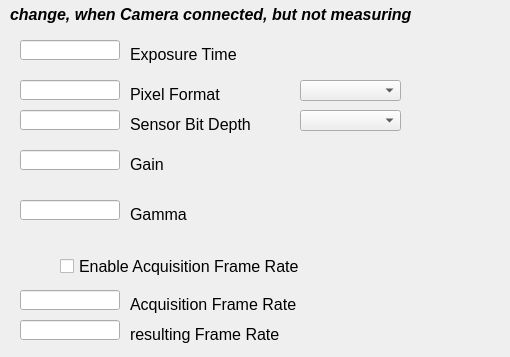
   <widget class="QWidget" name="tab_6">
    <attribute name="title">
     <string>PRO Camera Settings</string>
    </attribute>
    <widget class="caNumeric" name="canumeric_9">
     <property name="geometry">
      <rect>
       <x>300</x>
       <y>190</y>
       <width>91</width>
       <height>41</height>
      </rect>
     </property>
     <property name="integerDigits" stdset="0">
      <number>1</number>
     </property>
     <property name="decimalDigits" stdset="0">
      <number>2</number>
     </property>
     <property name="channel" stdset="0">
      <string notr="true">ARIDI-BLM01:CAM-GAMMA</string>
     </property>
     <property name="colorMode">
      <enum>caNumeric::Static</enum>
     </property>
     <property name="precisionMode">
      <enum>caNumeric::User</enum>
     </property>
     <property name="fixedFormat">
      <bool>true</bool>
     </property>
     <property name="maxValue">
      <double>4.000000000000000</double>
     </property>
     <property name="minValue">
      <double>0.000000000000000</double>
     </property>
    </widget>
    <widget class="caLabel" name="calabel_6">
     <property name="geometry">
      <rect>
       <x>130</x>
       <y>150</y>
       <width>91</width>
       <height>28</height>
      </rect>
     </property>
     <property name="font">
      <font>
       <pointsize>12</pointsize>
      </font>
     </property>
     <property name="text">
      <string>Gain </string>
     </property>
     <property name="scaledContents">
      <bool>false</bool>
     </property>
     <property name="alignment">
      <set>Qt::AlignLeading|Qt::AlignLeft|Qt::AlignVCenter</set>
     </property>
     <property name="fontScaleMode">
      <enum>ESimpleLabel::None</enum>
     </property>
    </widget>
    <widget class="caLineEdit" name="calineedit_9">
     <property name="geometry">
      <rect>
       <x>20</x>
       <y>200</y>
       <width>100</width>
       <height>20</height>
      </rect>
     </property>
     <property name="readOnly">
      <bool>true</bool>
     </property>
     <property name="channel" stdset="0">
      <string notr="true">ARIDI-BLM01:CAM-GAMMA</string>
     </property>
    </widget>
    <widget class="caToggleButton" name="catogglebutton_9">
     <property name="geometry">
      <rect>
       <x>60</x>
       <y>250</y>
       <width>281</width>
       <height>32</height>
      </rect>
     </property>
     <property name="font">
      <font>
       <pointsize>12</pointsize>
      </font>
     </property>
     <property name="text">
      <string>Enable Acquisition Frame Rate</string>
     </property>
     <property name="channel" stdset="0">
      <string notr="true">ARIDI-BLM01:CAM-EacqFR</string>
     </property>
     <property name="fontScaleMode" stdset="0">
      <enum>caToggleButton::None</enum>
     </property>
    </widget>
    <widget class="caLed" name="caled_9">
     <property name="geometry">
      <rect>
       <x>20</x>
       <y>250</y>
       <width>31</width>
       <height>32</height>
      </rect>
     </property>
     <property name="channel" stdset="0">
      <string notr="true">ARIDI-BLM01:CAM-EacqFR</string>
     </property>
    </widget>
    <widget class="caMenu" name="camenu_2">
     <property name="geometry">
      <rect>
       <x>300</x>
       <y>80</y>
       <width>101</width>
       <height>21</height>
      </rect>
     </property>
     <property name="editable">
      <bool>false</bool>
     </property>
     <property name="channel" stdset="0">
      <string notr="true">ARIDI-BLM01:CAM-Pformat</string>
     </property>
     <property name="channelMask" stdset="0">
      <string notr="true"/>
     </property>
     <property name="labelDisplay">
      <bool>false</bool>
     </property>
    </widget>
    <widget class="caNumeric" name="canumeric_6">
     <property name="geometry">
      <rect>
       <x>300</x>
       <y>140</y>
       <width>91</width>
       <height>41</height>
      </rect>
     </property>
     <property name="decimalDigits" stdset="0">
      <number>2</number>
     </property>
     <property name="digitsFontScaleEnabled">
      <bool>false</bool>
     </property>
     <property name="channel" stdset="0">
      <string notr="true">ARIDI-BLM01:CAM-GAIN</string>
     </property>
     <property name="precisionMode">
      <enum>caNumeric::User</enum>
     </property>
     <property name="fixedFormat">
      <bool>true</bool>
     </property>
     <property name="maxValue">
      <double>48.000000000000000</double>
     </property>
     <property name="minValue">
      <double>0.000000000000000</double>
     </property>
    </widget>
    <widget class="caLabel" name="calabel_7">
     <property name="geometry">
      <rect>
       <x>130</x>
       <y>200</y>
       <width>81</width>
       <height>28</height>
      </rect>
     </property>
     <property name="font">
      <font>
       <pointsize>12</pointsize>
      </font>
     </property>
     <property name="layoutDirection">
      <enum>Qt::LeftToRight</enum>
     </property>
     <property name="text">
      <string>Gamma</string>
     </property>
     <property name="textFormat">
      <enum>Qt::AutoText</enum>
     </property>
     <property name="alignment">
      <set>Qt::AlignLeading|Qt::AlignLeft|Qt::AlignVCenter</set>
     </property>
     <property name="fontScaleMode">
      <enum>ESimpleLabel::None</enum>
     </property>
    </widget>
    <widget class="caLineEdit" name="calineedit_4">
     <property name="geometry">
      <rect>
       <x>20</x>
       <y>110</y>
       <width>100</width>
       <height>20</height>
      </rect>
     </property>
     <property name="readOnly">
      <bool>true</bool>
     </property>
     <property name="channel" stdset="0">
      <string notr="true">ARIDI-BLM01:CAM-SenBitD</string>
     </property>
     <property name="framePresent" stdset="0">
      <bool>false</bool>
     </property>
     <property name="unitsEnabled">
      <bool>false</bool>
     </property>
    </widget>
    <widget class="caLabel" name="calabel_5">
     <property name="geometry">
      <rect>
       <x>130</x>
       <y>320</y>
       <width>241</width>
       <height>28</height>
      </rect>
     </property>
     <property name="font">
      <font>
       <pointsize>12</pointsize>
      </font>
     </property>
     <property name="text">
      <string>resulting Frame Rate </string>
     </property>
     <property name="alignment">
      <set>Qt::AlignLeading|Qt::AlignLeft|Qt::AlignVCenter</set>
     </property>
     <property name="fontScaleMode">
      <enum>ESimpleLabel::None</enum>
     </property>
    </widget>
    <widget class="caNumeric" name="canumeric_3">
     <property name="geometry">
      <rect>
       <x>370</x>
       <y>280</y>
       <width>121</width>
       <height>41</height>
      </rect>
     </property>
     <property name="integerDigits" stdset="0">
      <number>7</number>
     </property>
     <property name="channel" stdset="0">
      <string notr="true">ARIDI-BLM01:CAM-acqFR</string>
     </property>
     <property name="precisionMode">
      <enum>caNumeric::User</enum>
     </property>
     <property name="fixedFormat">
      <bool>true</bool>
     </property>
     <property name="maxValue">
      <double>1000000.000000000000000</double>
     </property>
     <property name="minValue">
      <double>0.000000000000000</double>
     </property>
    </widget>
    <widget class="caLabel" name="calabel_2">
     <property name="geometry">
      <rect>
       <x>130</x>
       <y>110</y>
       <width>161</width>
       <height>28</height>
      </rect>
     </property>
     <property name="font">
      <font>
       <pointsize>12</pointsize>
      </font>
     </property>
     <property name="text">
      <string>Sensor Bit Depth</string>
     </property>
     <property name="alignment">
      <set>Qt::AlignLeading|Qt::AlignLeft|Qt::AlignVCenter</set>
     </property>
     <property name="fontScaleMode">
      <enum>ESimpleLabel::None</enum>
     </property>
    </widget>
    <widget class="caLineEdit" name="calineedit_6">
     <property name="geometry">
      <rect>
       <x>20</x>
       <y>290</y>
       <width>100</width>
       <height>20</height>
      </rect>
     </property>
     <property name="readOnly">
      <bool>true</bool>
     </property>
     <property name="channel" stdset="0">
      <string notr="true">ARIDI-BLM01:CAM-acqFR</string>
     </property>
     <property name="framePresent" stdset="0">
      <bool>false</bool>
     </property>
     <property name="unitsEnabled">
      <bool>true</bool>
     </property>
    </widget>
    <widget class="caLineEdit" name="calineedit_5">
     <property name="geometry">
      <rect>
       <x>20</x>
       <y>80</y>
       <width>100</width>
       <height>20</height>
      </rect>
     </property>
     <property name="readOnly">
      <bool>true</bool>
     </property>
     <property name="channel" stdset="0">
      <string notr="true">ARIDI-BLM01:CAM-Pformat</string>
     </property>
     <property name="framePresent" stdset="0">
      <bool>false</bool>
     </property>
     <property name="unitsEnabled">
      <bool>false</bool>
     </property>
    </widget>
    <widget class="caLineEdit" name="calineedit_7">
     <property name="geometry">
      <rect>
       <x>20</x>
       <y>320</y>
       <width>100</width>
       <height>20</height>
      </rect>
     </property>
     <property name="readOnly">
      <bool>true</bool>
     </property>
     <property name="channel" stdset="0">
      <string notr="true">ARIDI-BLM01:CAM-FR</string>
     </property>
     <property name="framePresent" stdset="0">
      <bool>false</bool>
     </property>
     <property name="unitsEnabled">
      <bool>true</bool>
     </property>
    </widget>
    <widget class="caLabel" name="calabel_4">
     <property name="geometry">
      <rect>
       <x>130</x>
       <y>290</y>
       <width>241</width>
       <height>28</height>
      </rect>
     </property>
     <property name="font">
      <font>
       <pointsize>12</pointsize>
      </font>
     </property>
     <property name="layoutDirection">
      <enum>Qt::LeftToRight</enum>
     </property>
     <property name="text">
      <string>Acquisition Frame Rate</string>
     </property>
     <property name="alignment">
      <set>Qt::AlignLeading|Qt::AlignLeft|Qt::AlignVCenter</set>
     </property>
     <property name="fontScaleMode">
      <enum>ESimpleLabel::None</enum>
     </property>
    </widget>
    <widget class="caMenu" name="camenu_3">
     <property name="geometry">
      <rect>
       <x>300</x>
       <y>110</y>
       <width>101</width>
       <height>21</height>
      </rect>
     </property>
     <property name="editable">
      <bool>false</bool>
     </property>
     <property name="frame">
      <bool>true</bool>
     </property>
     <property name="channel" stdset="0">
      <string notr="true">ARIDI-BLM01:CAM-SenBitD</string>
     </property>
     <property name="channelMask" stdset="0">
      <string notr="true"/>
     </property>
     <property name="labelDisplay">
      <bool>false</bool>
     </property>
    </widget>
    <widget class="caLabel" name="calabel">
     <property name="geometry">
      <rect>
       <x>130</x>
       <y>80</y>
       <width>111</width>
       <height>28</height>
      </rect>
     </property>
     <property name="font">
      <font>
       <pointsize>12</pointsize>
      </font>
     </property>
     <property name="text">
      <string>Pixel Format</string>
     </property>
     <property name="alignment">
      <set>Qt::AlignLeading|Qt::AlignLeft|Qt::AlignVCenter</set>
     </property>
     <property name="fontScaleMode">
      <enum>ESimpleLabel::None</enum>
     </property>
    </widget>
    <widget class="caLineEdit" name="calineedit_8">
     <property name="geometry">
      <rect>
       <x>20</x>
       <y>150</y>
       <width>100</width>
       <height>20</height>
      </rect>
     </property>
     <property name="readOnly">
      <bool>true</bool>
     </property>
     <property name="channel" stdset="0">
      <string notr="true">ARIDI-BLM01:CAM-GAIN</string>
     </property>
     <property name="unitsEnabled">
      <bool>true</bool>
     </property>
    </widget>
    <widget class="caNumeric" name="canumeric_4">
     <property name="geometry">
      <rect>
       <x>300</x>
       <y>30</y>
       <width>111</width>
       <height>41</height>
      </rect>
     </property>
     <property name="integerDigits" stdset="0">
      <number>8</number>
     </property>
     <property name="decimalDigits" stdset="0">
      <number>0</number>
     </property>
     <property name="channel" stdset="0">
      <string notr="true">ARIDI-BLM01:CAM-EXPT</string>
     </property>
     <property name="limitsMode">
      <enum>caNumeric::User</enum>
     </property>
     <property name="maxValue">
      <double>20000000.000000000000000</double>
     </property>
     <property name="minValue">
      <double>0.000000000000000</double>
     </property>
    </widget>
    <widget class="caLineEdit" name="calineedit_13">
     <property name="geometry">
      <rect>
       <x>20</x>
       <y>40</y>
       <width>100</width>
       <height>20</height>
      </rect>
     </property>
     <property name="readOnly">
      <bool>true</bool>
     </property>
     <property name="channel" stdset="0">
      <string notr="true">ARIDI-BLM01:CAM-EXPT</string>
     </property>
     <property name="unitsEnabled">
      <bool>true</bool>
     </property>
    </widget>
    <widget class="caLabel" name="calabel_9">
     <property name="geometry">
      <rect>
       <x>10</x>
       <y>0</y>
       <width>491</width>
       <height>28</height>
      </rect>
     </property>
     <property name="font">
      <font>
       <pointsize>12</pointsize>
       <weight>75</weight>
       <italic>true</italic>
       <bold>true</bold>
      </font>
     </property>
     <property name="text">
      <string>change, when Camera connected, but not measuring</string>
     </property>
     <property name="alignment">
      <set>Qt::AlignLeading|Qt::AlignLeft|Qt::AlignVCenter</set>
     </property>
     <property name="fontScaleMode">
      <enum>ESimpleLabel::None</enum>
     </property>
    </widget>
    <widget class="caLabel" name="calabel_10">
     <property name="geometry">
      <rect>
       <x>130</x>
       <y>40</y>
       <width>171</width>
       <height>28</height>
      </rect>
     </property>
     <property name="font">
      <font>
       <pointsize>12</pointsize>
      </font>
     </property>
     <property name="text">
      <string>Exposure Time</string>
     </property>
     <property name="alignment">
      <set>Qt::AlignLeading|Qt::AlignLeft|Qt::AlignVCenter</set>
     </property>
     <property name="fontScaleMode">
      <enum>ESimpleLabel::None</enum>
     </property>
    </widget>
   </widget>
